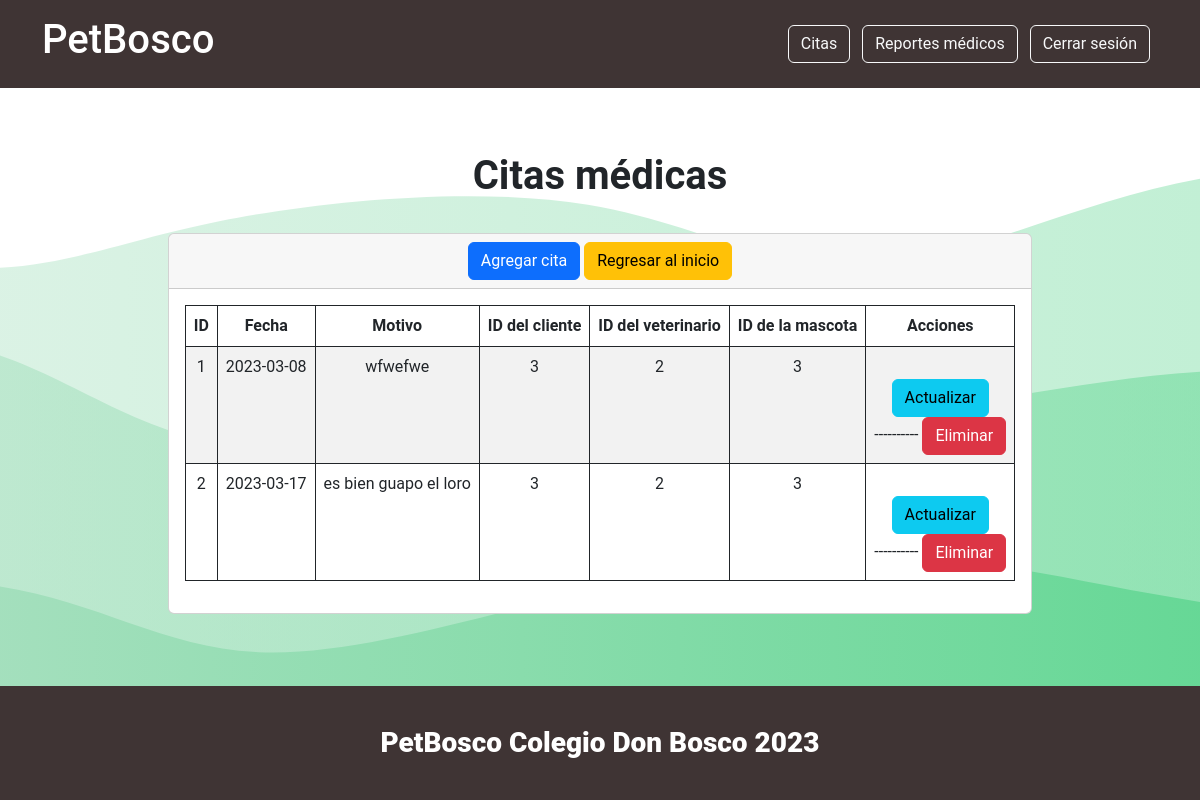
The app's page /secciones/citas/veterinario/index.php (signed in), older data.
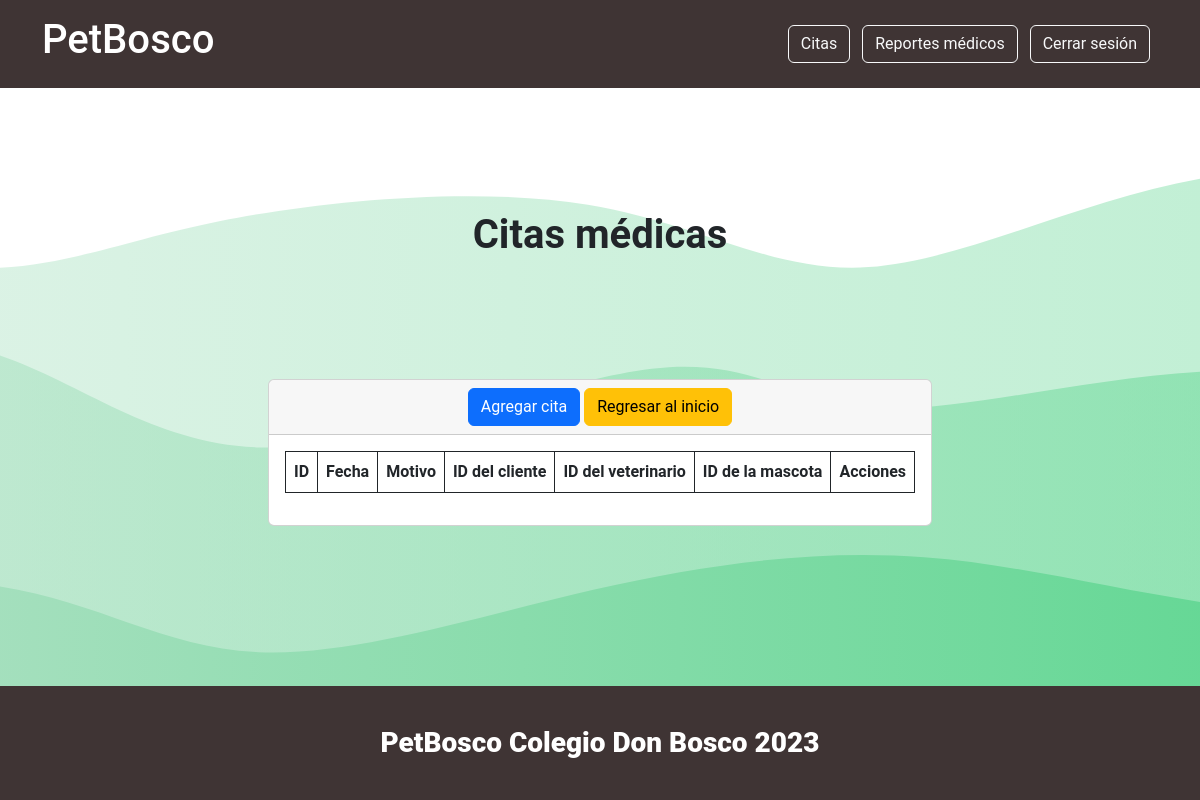
The same page, newer data.
### tables this page shows
CREATE TABLE `cita` (
  `id_cita` int(11) NOT NULL,
  `fecha` date NOT NULL,
  `motivo` varchar(200) NOT NULL,
  `fk_cliente` int(11) NOT NULL,
  `fk_veterinario` int(11) NOT NULL,
  `fk_mascota` int(11) NOT NULL
);

### secciones/citas/veterinario/index.php (the view, shortened to what this page needs)
<?php include("../../../conexionBd.php");
    $sentencia = $conexion->prepare("SELECT * FROM cita");
    $sentencia->execute();
    $citas=$sentencia->fetchAll(PDO::FETCH_ASSOC);
    ?>
    <!DOCTYPE html>
    <html lang="en">
    <head>
        <link href="https://cdn.jsdelivr.net/npm/bootstrap@5.3.0-alpha1/dist/css/bootstrap.min.css" rel="stylesheet">
        <link href="../assets/dist/css/bootstrap.min.css" rel="stylesheet">
        <link href="https://cdn.jsdelivr.net/npm/bootstrap@5.2.1/dist/css/bootstrap.min.css" rel="stylesheet"
>
    </head>
    <body>
    <?php include("../../../templates/headervet.php");?>
    <div class="container d-flex justify-content-center">
        <h1><b>Citas médicas</b></h1>
    </div>
    <div class="card m-auto text-center">
        <div class="card-header">
            <a name="" id="" class="btn btn-primary" href="crear.php" role="button">Agregar cita </a>
            <a name="" id="" class="btn btn-warning" href="<?php echo $url_base; ?>secciones/indexvet.php" role="button">Regresar al inicio</a>
        </div>
        <div class="card-body container">
            <div>
                <table id="myTable" class="display table table text-center table-bordered border-dark table-striped table-hover">
                    <thead>
                        <tr>
                            <th scope="col">ID</th>
                            <th scope="col">Fecha</th>
                            <th scope="col">Motivo</th>
                            <th scope="col">ID del cliente</th>
                            <th scope="col">ID del veterinario</th>
                            <th scope="col">ID de la mascota</th>
                            <th scope="col">Acciones</th>
                        </tr>
                    </thead>
                    <tbody>
                        <?php foreach ($citas as $registro): ?>
                        <tr>
                            <td scope="row"><?php echo $registro['id_cita'];?></td>
                            <td scope="row"><?php echo $registro['fecha'];?></td>
                            <td scope="row"><?php echo $registro['motivo'];?></td>
                            <td scope="row"><?php echo $registro['fk_cliente'];?></td>
                            <td scope="row"><?php echo $registro['fk_veterinario'];?></td>
                            <td scope="row"><?php echo $registro['fk_mascota'];?></td>
                            <td>
                            <br>
                            <a name="" id="" class="btn btn-info" href="editar.php?txtID=<?php echo $registro['id_cita']; ?>" role="button">Actualizar</a> <br> ----------
                            <a name="" id="" class="btn btn-danger" href="javascript:borrar(<?php echo $registro['id_cita']; ?>);" role="button">Eliminar</a>
                            </td>
                        </tr>
                        <?php endforeach; ?>
                    </tbody>
                </table>
            </div>
        </div>
    </div>
    <?php include("../../../templates/footer.php");?>
    </body>
    </html>

### templates/headervet.php (shortened to what this page needs)
<?php
$url_base = "http://localhost/petBosco2/";
?>
<!DOCTYPE html>
<html lang="en">
<head>
    <link href="https://cdn.jsdelivr.net/npm/bootstrap@5.3.0-alpha1/dist/css/bootstrap.min.css" rel="stylesheet">
    <link href="../assets/dist/css/bootstrap.min.css" rel="stylesheet">
    <link href="https://cdn.jsdelivr.net/npm/bootstrap@5.2.1/dist/css/bootstrap.min.css" rel="stylesheet"
>
</head>
<body>
  <header class="p-3 encabezado mb-5">
    <div class="container">
      <div class="d-flex flex-wrap align-items-center justify-content-center justify-content-lg-start">
        <ul class="nav col-12 col-lg-auto me-lg-auto mb-2 justify-content-center mb-md-0">
          <h1>PetBosco</h1>
        </ul>
        <div class="text-end">
          <a name="" id="" class="btn btn-outline-light me-2" href="<?php echo $url_base;?>secciones/citas/veterinario" role="button">Citas</a>
          <a name="" id="" class="btn btn-outline-light me-2" href="<?php echo $url_base;?>secciones/reportes/index.php" role="button">Reportes médicos</a>
          <a name="" id="" class="btn btn-outline-light me-2" href="<?php echo $url_base;?>secciones/cerrar.php" role="button">Cerrar sesión</a>
        </div>
      </div>
    </div>
  </header>

### templates/footer.php (shortened to what this page needs)
  <div class=" containerFooter mt-5">
  <footer class="py-3 my-4">
    <h3 class="nav justify-content-center">PetBosco Colegio Don Bosco 2023</h3>
  </footer>
</div>
</body>
</html>

### templates/footer.php (style rules this page uses)
.containerFooter, footer, footer h3 { align-self: flex-end; width: 100%; background-color: #3f3434; color: #fff; font-weight: bolder; }

Row changes from the older to the newer data that the page shows:
removed cita: id_cita "1", fecha "2023-03-08", motivo "wfwefwe", fk_cliente "3", fk_veterinario "2", fk_mascota "3"
removed cita: id_cita "2", fecha "2023-03-17", motivo "es bien guapo el loro", fk_cliente "3", fk_veterinario "2", fk_mascota "3"
